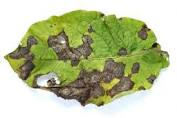
%> input picture leaf.jpg, 177 x 118 px
$ octave Detect.m   (GNU Octave 9; MATLAB toolbox functions it lacks are replaced by stand-ins)
%> lines starting %> are read from the running program, lines starting %| are printed output that depends on the picture; in (x1, y1, x2, y2) boxes, pixels count from 0 and x2, y2 are one past the last pixel; in counts of white or black regions, pixels touching at a corner belong together; the program's own positions count from 1
### rgb2hsi.m
function hsi = rgb2hsi(rgb)
%RGB2HSI Converts an RGB image to HSI.
%   HSI = RGB2HSI(RGB) converts an RGB image to HSI. The input image
%   is assumed to be of size M-by-N-by-3, where the third dimension
%   accounts for three image planes: red, green, and blue, in that
%   order. If all RGB component images are equal, the HSI conversion
%   is undefined. The input image can be of class double (with values
%   in the range [0, 1]), uint8, or uint16.
%
%   The output image, HSI, is of class double, where:
%     hsi(:, :, 1) = hue image normalized to the range [0, 1] by
%                    dividing all angle values by 2*pi.
%     hsi(:, :, 2) = saturation image, in the range [0, 1].
%     hsi(:, :, 3) = intensity image, in the range [0, 1].

%   Copyright 2002-2004 R. C. Gonzalez, R. E. Woods, & S. L. Eddins
%   Digital Image Processing Using MATLAB, Prentice-Hall, 2004
%   $Revision: 1.5 $  $Date: 2005/01/18 13:44:59 $

% Extract the individual component images.
rgb = im2double(rgb);
r = rgb(:, :, 1);
g = rgb(:, :, 2);
b = rgb(:, :, 3);

% Implement the conversion equations.
num = 0.5*((r - g) + (r - b));
den = sqrt((r - g).^2 + (r - b).*(g - b));
theta = acos(num./(den + eps));

H = theta;
H(b > g) = 2*pi - H(b > g);
H = H/(2*pi);

num = min(min(r, g), b);
den = r + g + b;
den(den == 0) = eps;
S = 1 - 3.* num./den;

H(S == 0) = 0;

I = (r + g + b)/3;

% Combine all three results into an hsi image.
hsi = cat(3, H, S, I);

### Detect.m
clc
close all
clear all
[filename, pathname] = uigetfile({'*.*';'*.bmp';'*.jpg';'*.gif'}, 'Pick a Leaf Image File');
%> the answer given: leaf.jpg
I = imread([pathname,filename]);
%> I is the input picture: size 118x177x3 uint8; mean R, G, B 187, 193.9, 154.7
I = imresize(I,[256,256]);
%> I: size 256x256x3 uint8

% Enhance Contrast
I = imadjust(I,stretchlim(I));
figure, imshow(I);title('Contrast Enhanced');

% Otsu Segmentation
I_Otsu = im2bw(I,graythresh(I));
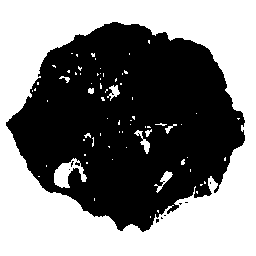
%> I_Otsu: size 256x256 logical; 50.1% white; 9 black regions (8 under 20 px), largest, box (x1, y1, x2, y2) and area: (6, 22, 245, 232) 32658
% Conversion to HIS
I_HIS = rgb2hsi(I);
%> in rgb2hsi, `den = r + g + b;`:
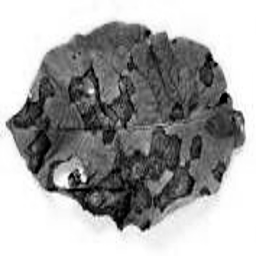
%> den: size 256x256 double; min 0, max 3, mean 1.92; drawn with min black and max white
%> in rgb2hsi, `den(den == 0) = eps;`: den: size 256x256 double; 0.25% of pixels changed, all inside (x1, y1, x2, y2) = (28, 56, 227, 227)
%> in rgb2hsi, `H(S == 0) = 0;`:
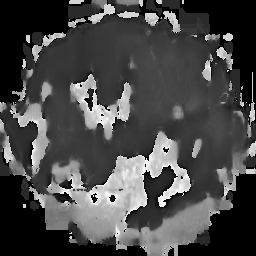
%> H: size 256x256 double; min 0, max 0.994, mean 0.282
%> in rgb2hsi, `hsi = cat(3, H, S, I);`:
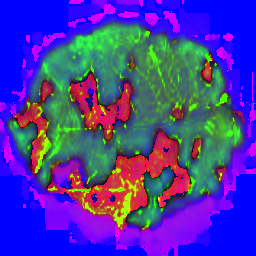
%> hsi: size 256x256x3 double; mean R, G, B 0.282, 0.226, 0.64

cform = makecform('srgb2lab');

lab_he = applycform(I,cform);
%> lab_he: size 256x256x3 uint8; mean of channels 1, 2, 3 177.1, 120.5, 141.4

ab = double(lab_he(:,:,2:3));
nrows = size(ab,1);
%> nrows = 256
ncols = size(ab,2);
%> ncols = 256
ab = reshape(ab,nrows*ncols,2);
nColors = 3;
[cluster_idx cluster_center] = kmeans(ab,nColors,'distance','sqEuclidean', ...
                                      'Replicates',3);
%> cluster_center = [128.8 126.7; 102.6 172.1; 117.2 150.8]
% Label every pixel in tha image using results from K means
pixel_labels = reshape(cluster_idx,nrows,ncols);
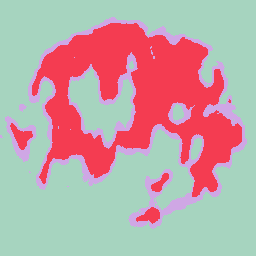
%> pixel_labels: size 256x256 double; 3 distinct labels, from 1 to 3; one colour per label, 0 black

% Create a blank cell array to store the results of clustering
segmented_images = cell(1,3);
% Create RGB label using pixel_labels
rgb_label = repmat(pixel_labels,[1,1,3]);

for k = 1:nColors
    colors = I;
    colors(rgb_label ~= k) = 0;
    segmented_images{k} = colors;
end
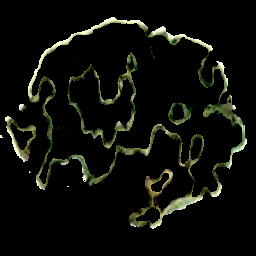
%> colors: size 256x256x3 uint8; mean R, G, B 12.7, 14.1, 9.3
%> after the loop, segmented_images = 3 items


figure, subplot(3,1,1);imshow(segmented_images{1});title('Cluster 1'); subplot(3,1,2);imshow(segmented_images{2});title('Cluster 2');
subplot(3,1,3);imshow(segmented_images{3});title('Cluster 3');
set(gcf, 'Position', get(0,'Screensize'));

% Feature Extraction
x = inputdlg('Enter the cluster no. containing the ROI only:');
%> the answer given: 3
i = str2double(x);
% Extract the features from the segmented image
seg_img = segmented_images{i};

% Convert to grayscale if image is RGB
if ndims(seg_img) == 3
   img = rgb2gray(seg_img);
end

% Evaluate the disease affected area
black = im2bw(seg_img,graythresh(seg_img));
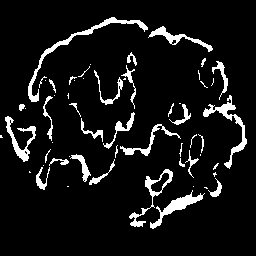
%> black: size 256x256 logical; 8.1% white; 58 white regions (28 under 20 px), largest, box (x1, y1, x2, y2) and area: (28, 17, 148, 102) 696, (203, 95, 247, 169) 549, (150, 190, 205, 229) 475
m = size(seg_img,1);
%> m = 256
n = size(seg_img,2);
%> n = 256

zero_image = zeros(m,n);

cc = bwconncomp(seg_img,6);
%> cc = 20 connected components
diseasedata = regionprops(cc,'basic');
%> diseasedata = 20 regions; largest, Area and Centroid: 15184 [147.5 131.9 2], 3122 [112.9 104.7 2], 1400 [21.3 139.2 2], 693 [180.4 114.7 2], 297 [80.8 76.2 2]
A1 = diseasedata.Area;
%> A1 = 21
%> (the run ends here)
